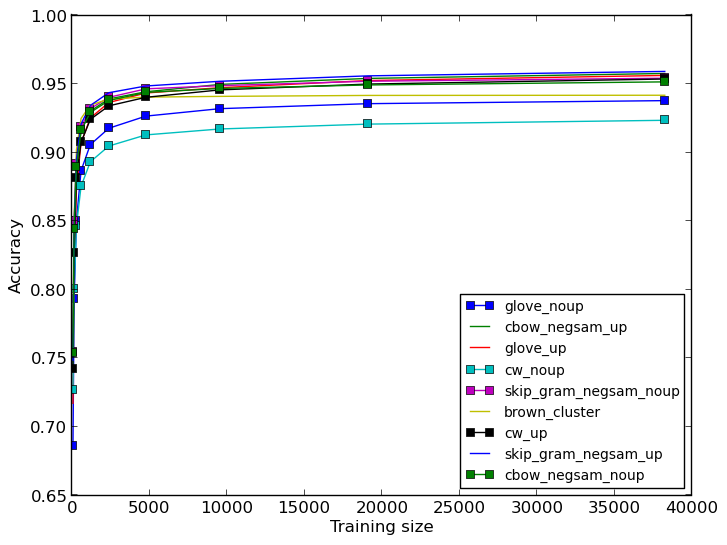

This figure's Python source:
#!/usr/bin/python
from pylab import *
from natsort import natsorted
import os
import re
import glob
import array
import fnmatch
import numpy as np
import sys, getopt
import matplotlib.pyplot as plt

try:
	opts, args = getopt.getopt(sys.argv[1:],"hi:o:",["ifolder=","ofile="])
except getopt.GetoptError:
	print 'script.py -i <inputfolder> -o <outputfile>'
	sys.exit(2)
for opt, arg in opts:
	if opt == '-h':
		print 'test.py -i <inputfolder> -o <outputfile>'
		sys.exit()
	elif opt in ("-i", "--ifolder"):
		inputfolder = arg
	elif opt in ("-o", "--ofile"):
        	outputfile = arg
print 'Input folder is "', inputfolder
print 'Output file is "', outputfile

# POS best results from all methods, varying training size
 
x = []
y = []
xv = []
yv = []
label = ''
marker = ''
linestyle = '-'
noupMarker = 's'
legParams = {'legend.fontsize': 10,
          'legend.linewidth': 0.4}

alist_filter = ['brown_cluster_v4000_best.txt', 
	'cbow_negsam_noupdated_best.txt', 
	'cbow_negsam_updated_incretuneparam.txt', 
	'cw_noupdated_best.txt', 
	'cw_updated_incretuneparam.txt', 
	'unigram_best.txt', 
	'glove_noupdated_best.txt', 
	'glove_updated_incretuneparam.txt', 
	'skip_gram_negsam_noupdated_best.txt', 
	'skip_gram_negsam_updated_incretuneparam.txt']

walk_dir = inputfolder
for root, subdirs, files in os.walk(walk_dir):
	#print('--\nroot = ' + root)
	for subdir in subdirs:
		print('\t- subdirectory ' + subdir)			
	for filename in natsorted(files):  		
		if filename in alist_filter: 
			if re.match("unigram_best.txt", filename):
				label = filename.replace("unigram_best.txt", "unigram")
			if re.match("glove_noupdated_best.txt", filename):
				marker = noupMarker
				label = filename.replace("glove_noupdated_best.txt", "glove_noup")
			if re.match("glove_updated_incretuneparam.txt", filename):					
				label = filename.replace("glove_updated_incretuneparam.txt", "glove_up")
			elif re.match("cbow_negsam_noupdated_best.txt", filename):
				marker = noupMarker
				label = filename.replace("cbow_negsam_noupdated_best.txt", "cbow_negsam_noup")
			elif re.match("cbow_negsam_updated_incretuneparam.txt", filename):
				label = filename.replace("cbow_negsam_updated_incretuneparam.txt", "cbow_negsam_up") 
			elif re.match("skip_gram_negsam_noupdated_best.txt", filename):
				marker = noupMarker
				label = filename.replace("skip_gram_negsam_noupdated_best.txt", "skip_gram_negsam_noup")
			elif re.match("skip_gram_negsam_updated_incretuneparam.txt", filename):
				label = filename.replace("skip_gram_negsam_updated_incretuneparam.txt", "skip_gram_negsam_up")
			elif re.match("cw_updated_incretuneparam.txt", filename):
				marker = noupMarker
				label = filename.replace("cw_updated_incretuneparam.txt", "cw_up")
			elif re.match("cw_noupdated_best.txt", filename):
				marker = noupMarker
				label = filename.replace("cw_noupdated_best.txt", "cw_noup")		
			elif re.match("brown_cluster_v4000_best.txt", filename):
				label = filename.replace("brown_cluster_v4000_best.txt", "brown_cluster")				
			filePath = os.path.join(root, filename)
			print('\t- file %s (full path: %s)' % (filename, filePath))
			with open(filePath, 'rb') as f:
			        lines = f.readlines()
				f.close	
				# check the column title
				titleLine = lines[0]
				t = titleLine.split()				
				print('column title', t[25] )		
				# skip the first row with the titles
				for line in lines[1:]: 
					p = line.split()	
					x.append(float(p[0]))				
					y.append(float(p[25]))
				# convert to numpy array
				#print('x ', x)						
				#print('y ', y)			
				xv = np.array(x)
				yv = np.array(y)
				plt.plot(xv, yv, label=label, linestyle=linestyle, marker=marker)	
				x = []
				y = []
				xv = []
				yv = []
				label = ''
				marker = ''
	
plt.xlabel('Training size')
plt.ylabel('Accuracy')

plt.rcParams.update(legParams)
plt.legend(loc='lower right')
savefig(outputfile, bbox_inches='tight')
#plt.show()
